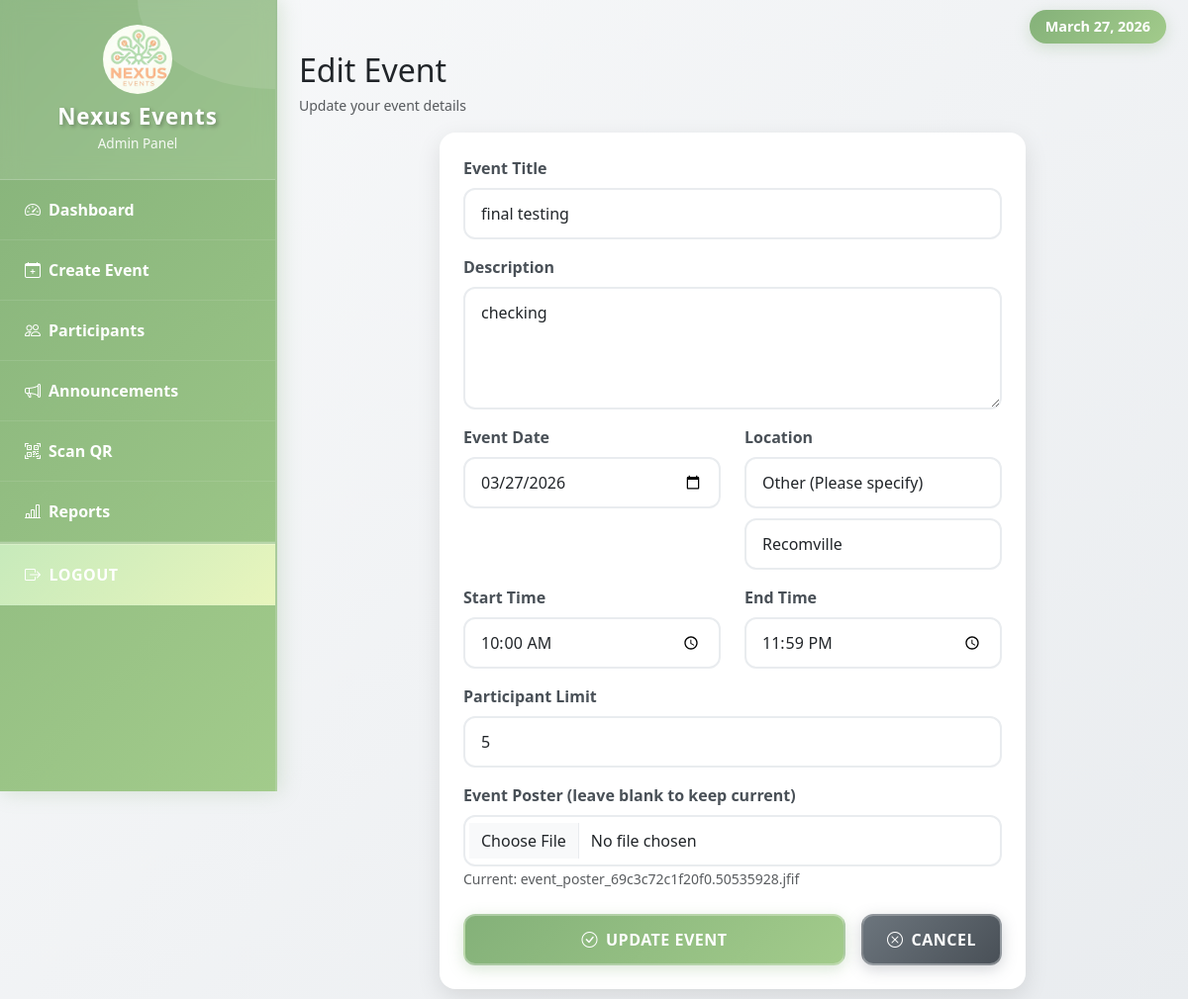
The app's page /edit_event.php?id=26 (signed in) with its own data.
### tables this page shows
CREATE TABLE `events` (
  `id` int(11) NOT NULL,
  `title` varchar(150) DEFAULT NULL,
  `description` text DEFAULT NULL,
  `event_date` date DEFAULT NULL,
  `location` varchar(150) DEFAULT NULL,
  `participant_limit` int(11) DEFAULT NULL,
  `created_by` int(11) DEFAULT NULL,
  `poster` varchar(255) DEFAULT NULL,
  `start_time` time DEFAULT NULL,
  `end_time` time DEFAULT NULL
);

### edit_event.php (the view, shortened to what this page needs)
<?php
include "db.php";
$event_id = $conn->real_escape_string($_GET['id']);
$eventResult = $conn->query("SELECT * FROM events WHERE id='$event_id'");
$event = $eventResult->fetch_assoc();
?>
<!DOCTYPE html>
<html lang="en">
<head>
    <link href="https://cdn.jsdelivr.net/npm/bootstrap@5.3.2/dist/css/bootstrap.min.css" rel="stylesheet">
    <link href="https://cdn.jsdelivr.net/npm/bootstrap-icons@1.10.5/font/bootstrap-icons.css" rel="stylesheet">
</head>
<body>
    <div class="sidebar" id="sidebar">
        <div class="sidebar-header text-center">
            <img src="nexuslogo.png" alt="Logo" class="sidebar-logo">
            <h3>Nexus Events</h3>
            <small>Admin Panel</small>
        </div>
        <ul>
            <li><a href="admin_dashboard.php"><i class="bi bi-speedometer2 me-2"></i> Dashboard</a></li>
            <li><a href="create_event.php"><i class="bi bi-calendar-plus me-2"></i> Create Event</a></li>
            <li><a href="participants.php"><i class="bi bi-people me-2"></i> Participants</a></li>
            <li><a href="announcements.php"><i class="bi bi-megaphone me-2"></i> Announcements</a></li>
            <li><a href="scan_qr.php"><i class="bi bi-qr-code-scan me-2"></i> Scan QR</a></li>
            <li><a href="reports.php"><i class="bi bi-bar-chart-line me-2"></i> Reports</a></li>
            <li class="logout-link"><a href="logout.php"><i class="bi bi-box-arrow-right me-2"></i> Logout</a></li>
        </ul>
    </div>
    <div class="main-content" id="mainContent" style="padding-top: 20px;">
    <div class="container-fluid">
        <div class="w-100 d-flex justify-content-end mb-2">
            <span class="badge bg-primary" style="font-size: 0.9rem; padding: 0.6rem 1rem;">
                <?php echo date('F d, Y'); ?>
            </span>
        </div>
        <div class="d-flex flex-column flex-lg-row justify-content-between align-items-lg-center mb-3 gap-2">
    <div>
        <h2 class="mb-1">Edit Event</h2>
        <small class="text-muted">Update your event details</small>
    </div>
</div>
        </div>
            <div class="row justify-content-center">
                <div class="col-lg-8">
                    <div class="card edit-card">
                        <div class="card-body p-4">
                            <form method="POST" enctype="multipart/form-data">
                                <div class="mb-3">
                                    <label class="form-label fw-bold">Event Title</label>
                                    <input type="text" name="title" class="form-control" required value="<?php echo htmlspecialchars($event['title']); ?>">
                                </div>
                                <div class="mb-3">
                                    <label class="form-label fw-bold">Description</label>
                                    <textarea name="description" class="form-control" rows="4" required><?php echo htmlspecialchars($event['description']); ?></textarea>
                                </div>
                                <div class="row">
                                    <div class="col-md-6 mb-3">
                                        <label class="form-label fw-bold">Event Date</label>
                                        <input type="date" name="date" class="form-control" required value="<?php echo date('Y-m-d', strtotime($event['event_date'])); ?>">
                                    </div>
                                    <div class="col-md-6 mb-3">
                                        <label class="form-label fw-bold">Location</label>
                                        <select name="location" class="form-select" required>
                                            <option value="Other" <?php echo !in_array($event['location'], ['Barangay 171 Hall', 'Caloocan Sports Complex', 'Solar Urban Homes North', 'Deparo Subdivision', 'Multi-Purpose Hall - Natividad Phase II', 'Rainbow Village 5 Phase 2 Multi-Purpose Hall', 'Caloocan City Hall', 'Congress Village', 'Caloocan City College', 'Barangay 168 Covered Court']) ? 'selected' : ''; ?>>Other (Please specify)</option>
                                        </select>
                                        <div id="other-location-field" style="display: <?php echo !in_array($event['location'], ['Barangay 171 Hall', 'Caloocan Sports Complex', 'Solar Urban Homes North', 'Deparo Subdivision', 'Multi-Purpose Hall - Natividad Phase II', 'Rainbow Village 5 Phase 2 Multi-Purpose Hall', 'Caloocan City Hall', 'Congress Village', 'Caloocan City College', 'Barangay 168 Covered Court']) ? 'block' : 'none'; ?>; margin-top: 10px;">
                                            <input type="text" name="other_location" class="form-control" placeholder="Enter specific location" value="<?php echo !in_array($event['location'], ['Barangay 171 Hall', 'Caloocan Sports Complex', 'Solar Urban Homes North', 'Deparo Subdivision', 'Multi-Purpose Hall - Natividad Phase II', 'Rainbow Village 5 Phase 2 Multi-Purpose Hall', 'Caloocan City Hall', 'Congress Village', 'Caloocan City College', 'Barangay 168 Covered Court']) ? htmlspecialchars($event['location']) : ''; ?>">
                                        </div>
                                    </div>
                                </div>
                                <div class="row">
                                    <div class="col-md-6 mb-3">
                                        <label class="form-label fw-bold">Start Time</label>
                                        <input type="time" name="start_time" class="form-control" required value="<?php echo date('H:i', strtotime($event['start_time'])); ?>">
                                    </div>
                                    <div class="col-md-6 mb-3">
                                        <label class="form-label fw-bold">End Time</label>
                                        <input type="time" name="end_time" class="form-control" required value="<?php echo date('H:i', strtotime($event['end_time'])); ?>">
                                    </div>
                                </div>
                                <div class="mb-3">
                                    <label class="form-label fw-bold">Participant Limit</label>
                                    <input type="number" name="limit" class="form-control" min="1" required value="<?php echo intval($event['participant_limit']); ?>">
                                </div>
                                <div class="mb-4">
                                    <label class="form-label fw-bold">Event Poster (leave blank to keep current)</label>
                                    <input type="file" name="poster" class="form-control" accept="image/*">
                                    <?php if(!empty($event['poster'])): ?>
                                        <small class="text-muted">Current: <?php echo htmlspecialchars($event['poster']); ?></small>
                                    <?php endif; ?>
                                </div>
                                <div class="d-flex gap-3">
                                    <button class="btn btn-primary flex-grow-1" name="update">
                                        <i class="bi bi-check-circle me-2"></i>Update Event
                                    </button>
                                    <a href="admin_dashboard.php" class="btn btn-secondary">
                                        <i class="bi bi-x-circle me-2"></i>Cancel
                                    </a>
                                </div>
                            </form>
                        </div>
                    </div>
                </div>
            </div>
        </div>
        <?php include "footer.php"; ?>
    </body>
    </html>

### edit_event.php (style rules this page uses)
body { background: linear-gradient(135deg, #f8f9fa 0%, #e9ecef 100%); margin: 0; padding: 0; min-height: 100vh; display: flex; }
.sidebar { width: 280px; background: linear-gradient(135deg, #84B179 0%, #A2CB8B 100%); color: white; min-height: 100vh; box-shadow: 2px 0 20px rgba(132, 177, 121, 0.3); position: fixed; top: 0; left: 0; z-index: 1000; transition: transform 0.3s ease; border-right: 2px solid rgba(255, 255, 255, 0.2); }
.sidebar-header { padding: 25px; background: rgba(255, 255, 255, 0.1); border-bottom: 1px solid rgba(255, 255, 255, 0.2); backdrop-filter: blur(10px); position: relative; overflow: hidden; }
.sidebar-logo { width: 70px; height:70px; object-fit: cover; border-radius: 50%; margin-bottom:10px; }
.sidebar-header::before { content: ''; position: absolute; top: -50%; right: -50%; width: 100%; height: 100%; background: rgba(255, 255, 255, 0.1); border-radius: 50%; animation: pulse 4s ease-in-out infinite; }
.sidebar-header h3 { margin: 0; font-size: 1.4rem; font-weight: 800; letter-spacing: 1px; text-shadow: 2px 2px 4px rgba(0,0,0,0.3); position: relative; z-index: 2; }
.sidebar-header small { opacity: 0.9; font-size: 0.85rem; font-weight: 500; position: relative; z-index: 2; }
.sidebar ul { list-style: none; padding: 0; margin: 0; }
.sidebar li { margin: 0; position: relative; }
.sidebar a { display: flex; align-items: center; padding: 18px 25px; color: white; text-decoration: none; border-bottom: 1px solid rgba(255,255,255,0.1); transition: all 0.3s ease; position: relative; font-weight: 600; }
.sidebar a::before { content: ''; position: absolute; left: 0; top: 0; bottom: 0; width: 4px; background: transparent; transition: all 0.3s ease; }
.sidebar .logout-link { margin-top: auto; border-top: 2px solid rgba(255,255,255,0.3); }
.sidebar .logout-link a { background: linear-gradient(135deg, #C7EABB, #E8F5BD); border-top: 1px solid rgba(255,255,255,0.2); font-weight: 800; text-transform: uppercase; letter-spacing: 0.5px; }
.main-content { flex: 1; margin-left: 280px; padding: 10px !important; overflow-y: auto; overflow-x: hidden !important; transition: margin-left 0.3s ease; width: 100%; max-width: 100%; box-sizing: border-box; }
.edit-card { border-radius: 16px; box-shadow: 0 8px 25px rgba(0,0,0,0.1); border: none; transition: all 0.3s ease; overflow: hidden; }
.btn-primary { background: linear-gradient(135deg, #84B179, #A2CB8B); border: none; border-radius: 12px; padding: 12px 24px; font-weight: 700; text-transform: uppercase; letter-spacing: 0.5px; box-shadow: 0 4px 15px rgba(132, 177, 121, 0.3); transition: all 0.3s ease; border: 2px solid rgba(255, 255, 255, 0.3); }
.btn-secondary { background: linear-gradient(135deg, #6c757d, #495057); border: none; border-radius: 12px; padding: 12px 24px; font-weight: 700; text-transform: uppercase; letter-spacing: 0.5px; box-shadow: 0 4px 15px rgba(108, 117, 125, 0.3); transition: all 0.3s ease; border: 2px solid rgba(255, 255, 255, 0.3); }
.form-control, .form-select { border: 2px solid #e9ecef; border-radius: 12px; padding: 12px 16px; font-size: 1rem; transition: all 0.3s ease; background: rgba(255, 255, 255, 0.9); }
.form-label { font-weight: 700; color: #495057; margin-bottom: 8px; }
.badge { background: linear-gradient(135deg, #84B179, #A2CB8B); color: white; font-weight: 700; padding: 6px 12px; border-radius: 20px; box-shadow: 0 4px 15px rgba(132, 177, 121, 0.3); }

### records on screen
events: title "final testing", description "checking", date "03/27/2026", location "Other (Please specify)", other_location "Recomville", start_time "10:00", end_time "23:59", limit "5", poster "event_poster_69c3c72c1f20f0.50535928.jfif"
